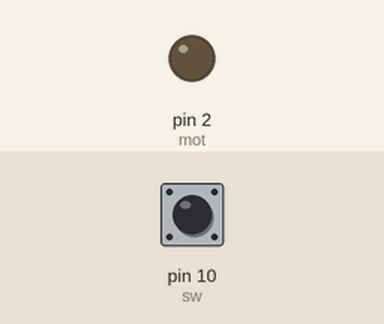
Simulated run of this sketch. Board: Arduino Uno, built with avr-gcc and run on an emulated ATmega328P. Parts: output pins drawn as LEDs (lit = HIGH). Inputs (shaded band) come from the test bench; at power-on: pin 10 (sw) LOW.

Above: at 1.2 s.
1.3 s: pin 10 (sw) pulled HIGH for 0.15 s
At 1.8 s:
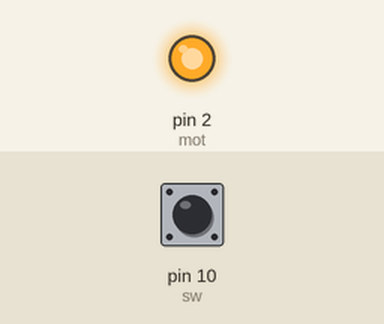
Timing chart, 0 to 7.8 s (numbered marks = the images above; inputs shaded):
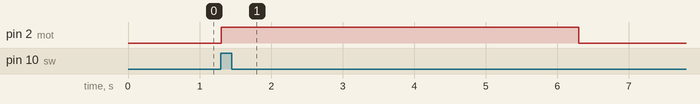

Measured:
- after the input at 1.3 s, pin 2 (mot): LOW → HIGH at once, → LOW 5.0 s later

The sketch:

Mot_SW_time.ino
```cpp
int mot = 2;
int sw = 10 ;
void setup()
{
  pinMode(mot, OUTPUT);
  pinMode(sw, INPUT);
}
void loop()
{
  if (digitalRead(sw) == HIGH)
  {
    digitalWrite(mot, HIGH);
    delay(5000);
    digitalWrite(mot, LOW);
  }

}
```
